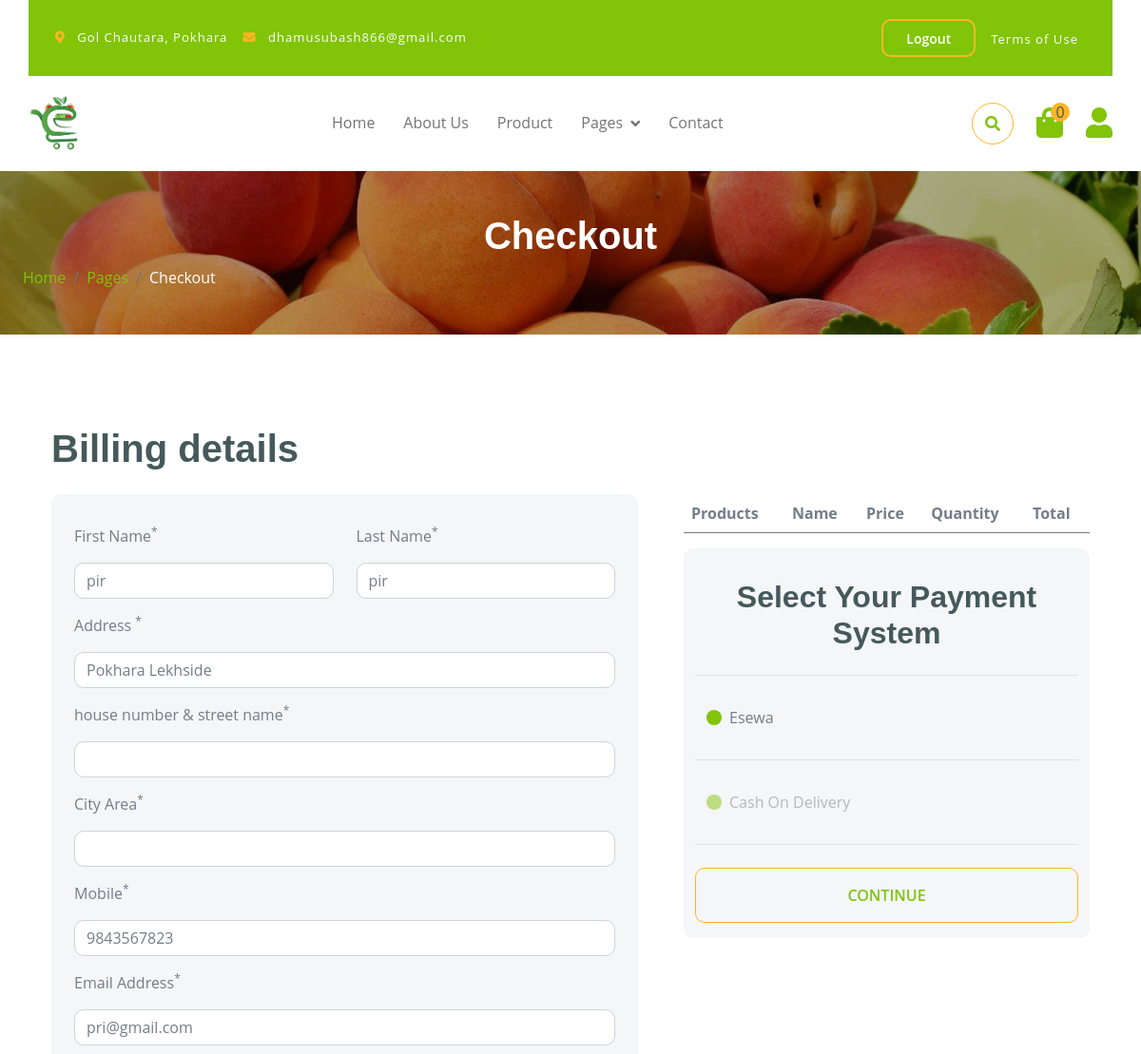
The page /checkout/ (signed in, upper part) on the database as committed earlier.
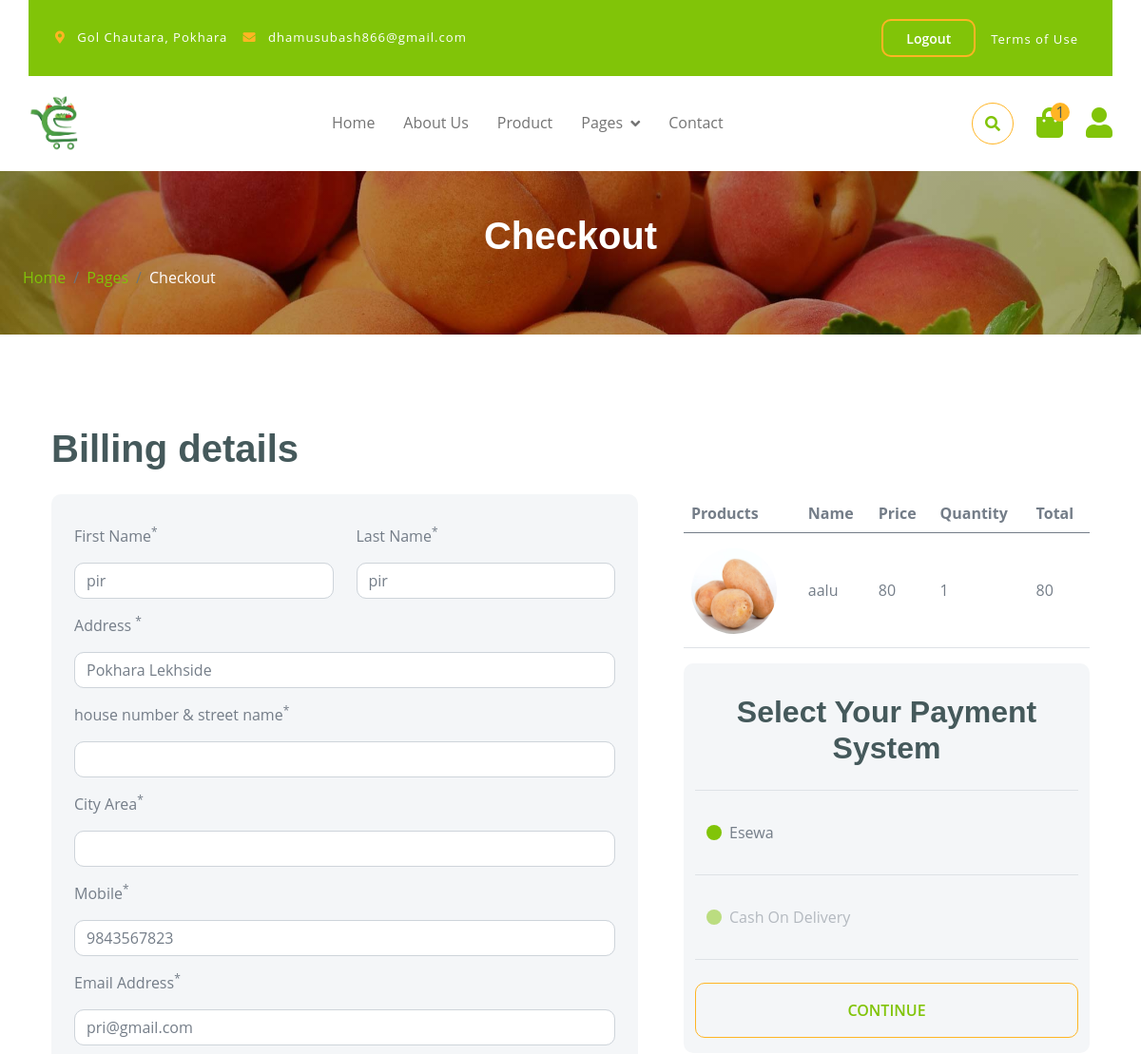
The same page on the database as committed later.
### accounts/models.py (models this page shows, shortened)
class CustomUser(AbstractUser):
    photo = models.ImageField(upload_to='profile_pics', default='profile_pics/default.jpg')
    phone_number = models.CharField(max_length=10)
    is_delivery_person = models.BooleanField(default=False)
    is_farmer = models.BooleanField(default=False)
    address = models.CharField(max_length=100)
    objects = UserManager()

### cart/models.py (models this page shows, shortened)
class Cart(models.Model):
    user = models.ForeignKey('accounts.CustomUser', on_delete=models.CASCADE, related_name='cart_items')
    product = models.ForeignKey('sabji.Product', on_delete=models.CASCADE)
    quantity = models.PositiveIntegerField()
    active = models.BooleanField(default=True)
    def total_price(self):
        return self.product.price * self.quantity
    class Meta:
        unique_together = ('user', 'product')

### sabji/models.py (models this page shows, shortened)
class Product(models.Model):
    name = models.CharField(max_length=100)
    price = models.IntegerField(help_text='Price per kilo')
    pre_discount_price = models.IntegerField(blank=True, null=True)
    description = models.TextField()
    image = models.ImageField(upload_to='product_images/')
    quantity = models.IntegerField()
    farmer = models.ForeignKey(CustomUser, on_delete=models.CASCADE, related_name='products', limit_choices_to={'is_farmer': True})
    date_added = models.DateTimeField(auto_now_add=True)
    category = models.ForeignKey('Category', on_delete=models.SET_NULL, related_name='products',null=True)

### cart/views.py (the view)
# urls.py: path('checkout/', views.checkout, name="checkout"),
@login_required
def checkout(request):
    carts = Cart.objects.filter(user=request.user,active=True)
    total = 0
    for cart in carts:
        total += cart.product.price * cart.quantity
    context = {
        'total': total,
        'shipping': 00,
        'carts': carts
    }
    return render(request,'cart/checkout.html',context)

### sabji/processors.py (called while the page is built)
def productprocessor(request):
    products = Product.objects.filter(quantity__gt=0)
    lowest_price = products.filter(quantity__gt=0).order_by('price').first()
    return {'products': products, 'lowest_price': lowest_price}

def categoryprocessor(request):
    categories = Category.objects.all()
    return {'categories': categories}

def discountprocessor(request):
    discounted_products = Product.objects.filter(pre_discount_price__gt=0)
    return {'discounted_products': discounted_products}

def cartprocessor(request):
    cart_count = 0
    if request.user.is_authenticated:
        cart_count = request.user.cart_items.filter(active=True).count()
    return {'cart_count': cart_count}

def bestsellerprocessor(request):
    bestseller_data = (
        OrderItem.objects.values('product__id', 'product__name')
        .annotate(total_quantity=Sum('quantity'))
        .order_by('-total_quantity')
    )
    bestseller_ids = [item['product__id'] for item in bestseller_data[:3]]
    bestseller = Product.objects.filter(id__in=bestseller_ids)
    return {'bestsellers': bestseller}

### templates/cart/checkout.html (shortened to what this page needs)
{% extends "base.html" %} {% block content %}
<div class="container-fluid page-header py-5">
  <h1 class="text-center text-white display-6">Checkout</h1>
  <ol class="breadcrumb justify-content-start mb-0">
    <li class="breadcrumb-item"><a href="#">Home</a></li>
    <li class="breadcrumb-item"><a href="#">Pages</a></li>
    <li class="breadcrumb-item active text-white">Checkout</li>
  </ol>
</div>
<div class="container-fluid py-5">
  <div class="container py-5">
    <h1 class="mb-4">Billing details</h1>
    <form action="{% url 'confirm_order' %}" method="post">
      <div class="row g-5">
        <div class="col-md-12 col-lg-6 col-xl-7">
          <div class="bg-light rounded py-3 px-4">
            <div class="row">
              <div class="col-md-12 col-lg-6">
                <div class="form-item w-100">
                  <label class="form-label my-3">First Name<sup>*</sup></label>
                  <input type="text" class="form-control" name="first_name" value="{{request.user.first_name}}"/>
                </div>
              </div>
              <div class="col-md-12 col-lg-6">
                <div class="form-item w-100">
                  <label class="form-label my-3">Last Name<sup>*</sup></label>
                  <input type="text" class="form-control"name="last_name" value="{{request.user.last_name}}"/>
                </div>
              </div>
            </div>
            <div class="form-item">
              <label class="form-label my-3">Address <sup>*</sup></label>
              <input
                type="text"
                class="form-control"
                name="address"
                placeholder="house number, street name" value="{{request.user.address}}"
              />
            </div>
            <div class="form-item">
              <label class="form-label my-3">house number & street name<sup>*</sup></label>
              <input type="text" class="form-control" name="house_number_street_name" />
            </div>
            <div class="form-item">
                <label class="form-label my-3">City Area<sup>*</sup></label>
                <input type="text" class="form-control" name="city_area" />
              </div>
            <div class="form-item">
              <label class="form-label my-3">Mobile<sup>*</sup></label>
              <input type="tel" class="form-control" name="mobile" value="{{request.user.phone_number}}" />
            </div>
            <div class="form-item">
              <label class="form-label my-3">Email Address<sup>*</sup></label>
              <input type="email" class="form-control" name="email" value="{{request.user.email}}"/>
            </div>
          </div>
        </div>
        <div class="col-md-12 col-lg-6 col-xl-5">
          <div class="table-responsive">
            <table class="table">
              <thead>
                <tr>
                  <th scope="col">Products</th>
                  <th scope="col">Name</th>
                  <th scope="col">Price</th>
                  <th scope="col">Quantity</th>
                  <th scope="col">Total</th>
                </tr>
              </thead>
              <tbody>
                {% for cart in carts  %}
                <tr>
                  <th scope="row">
                    <div class="d-flex align-items-center mt-2">
                      <img
                        src="{{cart.product.image.url}}"
                        class="img-fluid rounded-circle"
                        style="width: 90px; height: 90px"
                        alt=""
                      />
                    </div>
                  </th>
                  <td class="py-5">{{cart.product.name}}</td>
                  <td class="py-5">{{cart.product.price}}</td>
                  <td class="py-5">{{cart.quantity}}</td>
                  <td class="py-5">{{cart.total_price}}</td>
                </tr>
                {% endfor %}
              </tbody>
            </table>
          </div>
          <div class="bg-light rounded py-3 px-4">
            <div
              class="row g-4 text-center align-items-center justify-content-center border-bottom py-3"
            >
              <h2>Select Your Payment System</h2>
            </div>
            <div
              class="row g-4 text-center align-items-center justify-content-center border-bottom py-3"
            >
              <div class="col-12">
                <div class="form-check text-start my-3">
                  <input
                    type="radio"
                    class="form-check-input bg-primary border-0"
                    id="Payment-1"
                    name="Payments"
                    value="Delivery"
                  />
                  <label class="form-check-label" for="Delivery-1">Esewa</label>
                </div>
              </div>
            </div>
            <div
              class="row g-4 text-center align-items-center justify-content-center border-bottom py-3"
            >
              <div class="col-12">
                <div class="form-check text-start my-3">
                  <input
                    type="radio"
                    disabled
                    class="form-check-input bg-primary border-0"
                    id="Pay"
                    name="Payments"
                    value="Pay"
                  />
                  <label class="form-check-label" for="Pay"
                    >Cash On Delivery</label
                  >
                </div>
              </div>
            </div>
            <div
              class="row g-4 text-center align-items-center justify-content-center pt-4"
            >
              <button
                type="submit"
                class="btn border-secondary py-3 px-4 text-uppercase w-100 text-primary"
              >
                Continue
              </button>
            </div>
          </div>
        </div>
      </div>
    </form>
  </div>
</div>
{% endblock %}

### templates/base.html (shortened to what this page needs)
<!DOCTYPE html>
{% load static %}
<html lang="en">
<head>
    <link rel="stylesheet" href="https://use.fontawesome.com/releases/v5.15.4/css/all.css"/>
    <link href="https://cdn.jsdelivr.net/npm/bootstrap-icons@1.4.1/font/bootstrap-icons.css" rel="stylesheet">
    <link rel="stylesheet" href="/static/css/bootstrap.css">
    <link rel="stylesheet" href="/static/css/bootstrap.min.css">
    <link rel="stylesheet" href="/static/css/style.css">
    <link rel="stylesheet" href="../static/css/style.css">
</head>33
<body>
<div class="container-fluid fixed-top">
    <div class="container topbar bg-primary d-none d-lg-block">
        <div class="d-flex justify-content-between">
            <div class="top-info ps-2">
                <small class="me-3">
                    <i class="fas fa-map-marker-alt me-2 text-secondary"></i>
                    <a href="#" class="text-white">Gol Chautara, Pokhara</a>
                </small>
                <small class="me-3">
                    <i class="fas fa-envelope me-2 text-secondary"></i>
                    <a href="#" class="text-white">dhamusubash866@gmail.com</a>
                </small>
            </div>
            <div class="top-link gap-2 pe-2">
                {% if request.user.is_authenticated %}
                <form action="{% url 'logout' %}" method="post">
                    <button type="submit" class="btn border-2 border-secondary px-3 text-primary"><small class="text-white mx-2">Logout</small></button>
                </form>
                {% else %}
                <a href="{% url 'register' %}" class="btn btn btn-secondary px-3 text-primary"><small class="text-white mx-2">Register</small></a>
                <a href="{% url 'login' %}" class="btn border-2 border-secondary px-3 text-primary"><small class="text-white mx-2">login</small></a>
                {% endif %}
                <a href="#" class="text-white"><small class="text-white mx-2">Terms of Use</small></a>
            </div>
        </div>
    </div>
    <div class="container px-0">
        <nav class="navbar navbar-light bg-white navbar-expand-xl">
            <a href="/" class="navbar-brand">
                <img src="{% static 'img/Healthy.png' %}" alt="Logo" style="height: 60px;">
            </a>
            <div class="collapse navbar-collapse bg-white" id="navbarCollapse">
                <div class="navbar-nav mx-auto">
                    <a href="{% url 'index' %}" class="nav-item nav-link">Home</a>
                    <a href="{% url 'about' %}" class="nav-item nav-link">About Us</a>
                    <a href="{% url 'product' %}" class="nav-item nav-link">Product</a>
                    <div class="nav-item dropdown">
                        <a href="#" class="nav-link dropdown-toggle" data-bs-toggle="dropdown">Pages</a>
                    </div>
                    <a href="{% url 'contact' %}" class="nav-item nav-link">Contact</a>
                </div>
                <div class="d-flex m-3 me-0">
                    <a href="{% url 'search' %}" class="btn-search btn border border-secondary btn-md-square rounded-circle bg-white me-4" >
                        <i class="fas fa-search text-primary"></i>
                    </a>
                    {% url 'cart' as cart_url %}
                    {% if request.path != cart_url %}
                        <a href="{{ cart_url }}" class="position-relative me-4 my-auto" id="cartCount">
                            <i class="fa fa-shopping-bag fa-2x"></i>
                            <span class="position-absolute bg-secondary rounded-circle d-flex align-items-center justify-content-center text-dark px-1" style="top: -5px; left: 15px; height: 20px; min-width: 20px;">
                                {{ cart_count }}
                            </span>
                        </a>
                    {% endif %}
                    <a href="{% url 'user_profile' %}" class="my-auto">
                        <i class="fas fa-user fa-2x"></i>
                    </a>
                </div>
            </div>
        </nav>
    </div>
</div>
        {% block content %}
        {% endblock %}
</body>
</html>

### static/css/style.css (style rules this page uses)
.btn { font-weight: 600; transition: .5s; }
.btn-md-square { width: 44px; height: 44px; }
.btn-square, .btn-sm-square, .btn-md-square, .btn-lg-square { padding: 0; display: flex; align-items: center; justify-content: center; font-weight: normal; }
.btn.border-secondary { transition: 0.5s; }
.fixed-top { transition: 0.5s; background: var(--bs-white); border: 0; }
.topbar { padding: 20px; }
.topbar .top-info { font-size: 15px; line-height: 0; letter-spacing: 1px; display: flex; align-items: center; }
.topbar .top-link { font-size: 15px; line-height: 0; letter-spacing: 1px; display: flex; align-items: center; }
.topbar .top-link a { letter-spacing: 1px; }
.navbar .navbar-nav .nav-link { padding: 10px 15px; font-size: 16px; transition: .5s; }
.navbar { height: 100px; border-bottom: 1px solid rgba(255, 255, 255, .1); }
.navbar .dropdown-toggle::after { border: none; content: "\f107"; font-family: "Font Awesome 5 Free"; font-weight: 700; vertical-align: middle; margin-left: 8px; }
.page-header { position: relative; background: linear-gradient(rgba(0, 0, 0, 0.3), rgba(0, 0, 0, 0.3)), url(../img/cart-page-header-img.jpg); background-position: center center; background-repeat: no-repeat; background-size: cover; }
@media (min-width: 992px) { .hero-header, .page-header { margin-top: 152px !important; } }

Rows that differ between the two databases and show on the page:
added Cart: product.image (picture), product.name "aalu", product.price "80", quantity "1", total_price "80"
Other text that changed with them:
{{ cart_count }}: "0" → "1"
